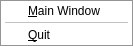
<?xml version="1.0" encoding="UTF-8"?>
<ui version="4.0">
 <class>tray</class>
 <widget class="QMenu" name="tray">
  <property name="title">
   <string/>
  </property>
  <action name="action_main_window">
   <property name="text">
    <string>&amp;Main Window</string>
   </property>
  </action>
  <addaction name="action_main_window"/>
  <addaction name="separator"/>
  <action name="action_quit">
   <property name="text">
    <string>&amp;Quit</string>
   </property>
  </action>
  <addaction name="action_quit"/>
 </widget>
 <resources/>
 <connections/>
</ui>
